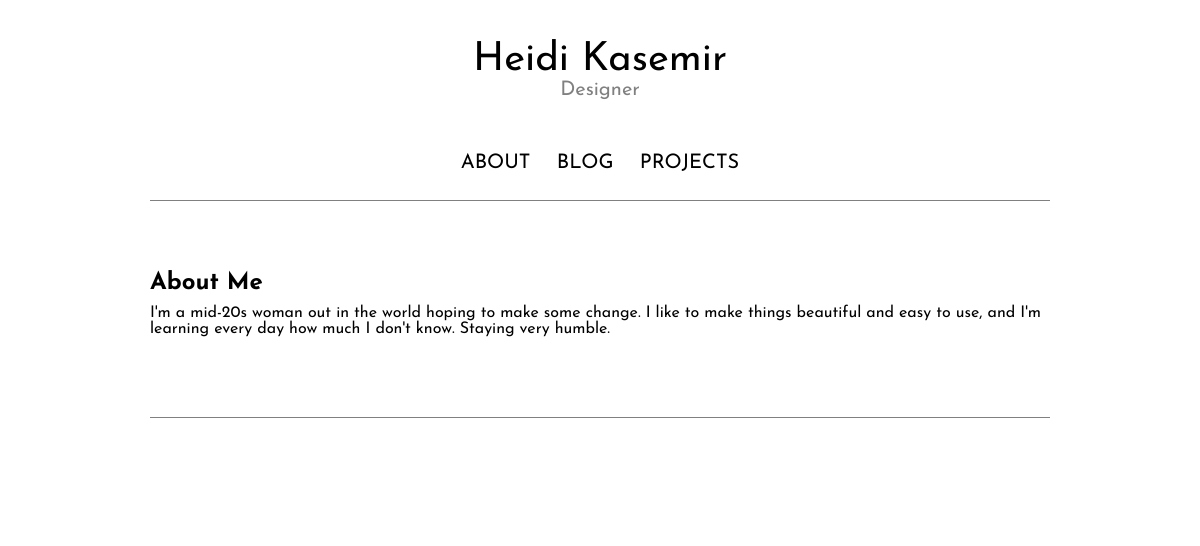
The page /about/ on the database its author committed.
### mainpage/models.py (models this page shows, shortened)
class MainContent(models.Model):
    header = models.CharField(max_length = 200)
    content = models.TextField()
    page = models.CharField(max_length = 20, default="index")

### mainpage/views.py (the view)
# urls.py: url(r'^about/$', views.AboutView.as_view(), name="about"),
class AboutView(generic.ListView):
    template_name = 'mainpage/index.html'
    context_object_name = 'content_object_list'
    def get_queryset(self):
        return models.MainContent.objects.filter(page="about")

### templates/mainpage/index.html
{% extends "main.html" %}
{% block mainContent %}
{% for obj in content_object_list %}
  <div class="post">
    <h2>{{ obj.header }}</a></h2>
    <p>{{ obj.content }}</p>
  </div>
{% endfor %}
{% endblock %}

### static/mainpage/css/styles.css (style rules this page uses)
* { margin:0; padding:0; font-family: 'Josefin Sans', sans-serif; }
body { animation: fadein 2s; -moz-animation: fadein 2s; -webkit-animation: fadein 2s; -o-animation: fadein 2s; }
h2 { padding-bottom: 10px; padding-top: 40px; }

### rows shown on the page
MainContent: header "About Me", content "I'm a mid-20s woman out in the world hoping to make some change. I like to make things beautiful and easy to use, and I'm learning every day how much I don't know. Staying very humble."
